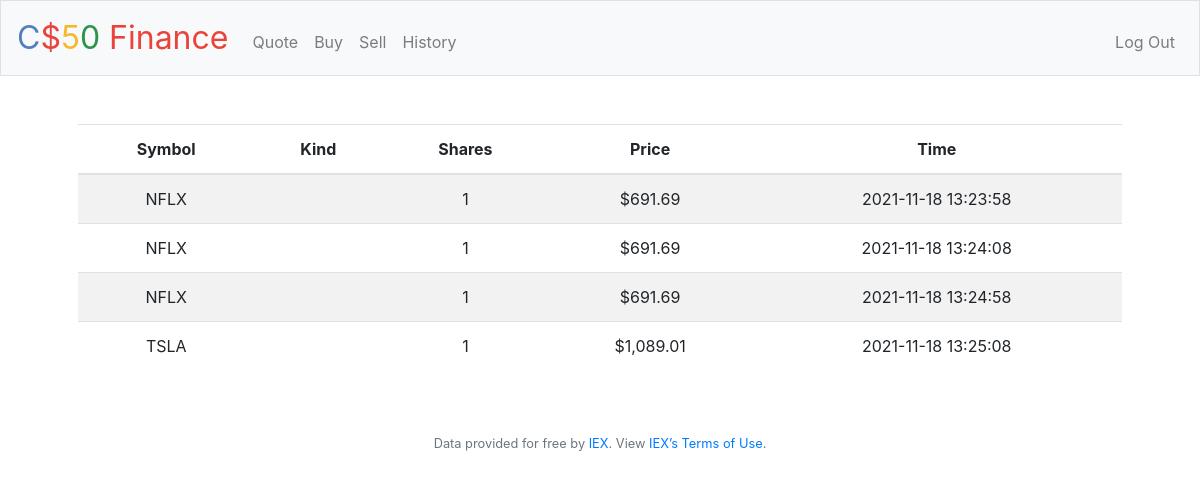
The page /history (signed in) on the database its author committed.
### tables this page shows
CREATE TABLE transactions (
 id INTEGER PRIMARY KEY AUTOINCREMENT,
 user_id INTEGER NOT NULL,
 name TEXT NOT NULL,
 symbol TEXT NOT NULL,
 shares INTEGER NOT NULL,
 price NUMERIC NOT NULL,
 kind TEXT NOT NULL,
 time TIMESTAMP DEFAULT CURRENT_TIMESTAMP,
 FOREIGN KEY(user_id) REFERENCES users(id)
);

### application.py (the view)
@app.route("/history")
@login_required
def history():
    user_id = session["user_id"]
    transactions = db.execute("SELECT kind, symbol, price, shares, time FROM transactions WHERE user_id = ?", user_id)
    return render_template("history.html", transactions=transactions, usd=usd)

### application.py (called while the page is built)
@app.after_request
def after_request(response):
    response.headers["Cache-Control"] = "no-cache, no-store, must-revalidate"
    response.headers["Expires"] = 0
    response.headers["Pragma"] = "no-cache"
    return response

### helpers.py (called while the page is built)
def login_required(f):
    @wraps(f)
    def decorated_function(*args, **kwargs):
        if session.get("user_id") is None:
            return redirect("/login")
        return f(*args, **kwargs)
    return decorated_function

def usd(value):
    return f"${value:,.2f}"

### templates/history.html (shortened to what this page needs)
{% extends "layout.html" %}
{% block main %}
    <table class="table table-striped">
        <thead>
            <tr>
                <th>Symbol</th>
                <th>Kind</th>
                <th>Shares</th>
                <th>Price</th>
                <th>Time</th>
            </tr>
        </thead>
        <tbody>
            {% for transaction in transactions %}
            <tr>
                <td> {{ transaction["symbol"].upper() }} </td>
                <td> {{ transaction["type"] }} </td>
                <td> {{ transaction["shares"] }} </td>
                <td> {{ usd(transaction["price"]) }} </td>
                <td> {{ transaction["time"] }} </td>
            </tr>
            {% endfor %}
        </tbody>
    </table>
{% endblock %}

### rows shown on the page
transactions: price "$691.69"
transactions: price "$691.69"
transactions: price "$691.69"
transactions: price "$1,089.01"
